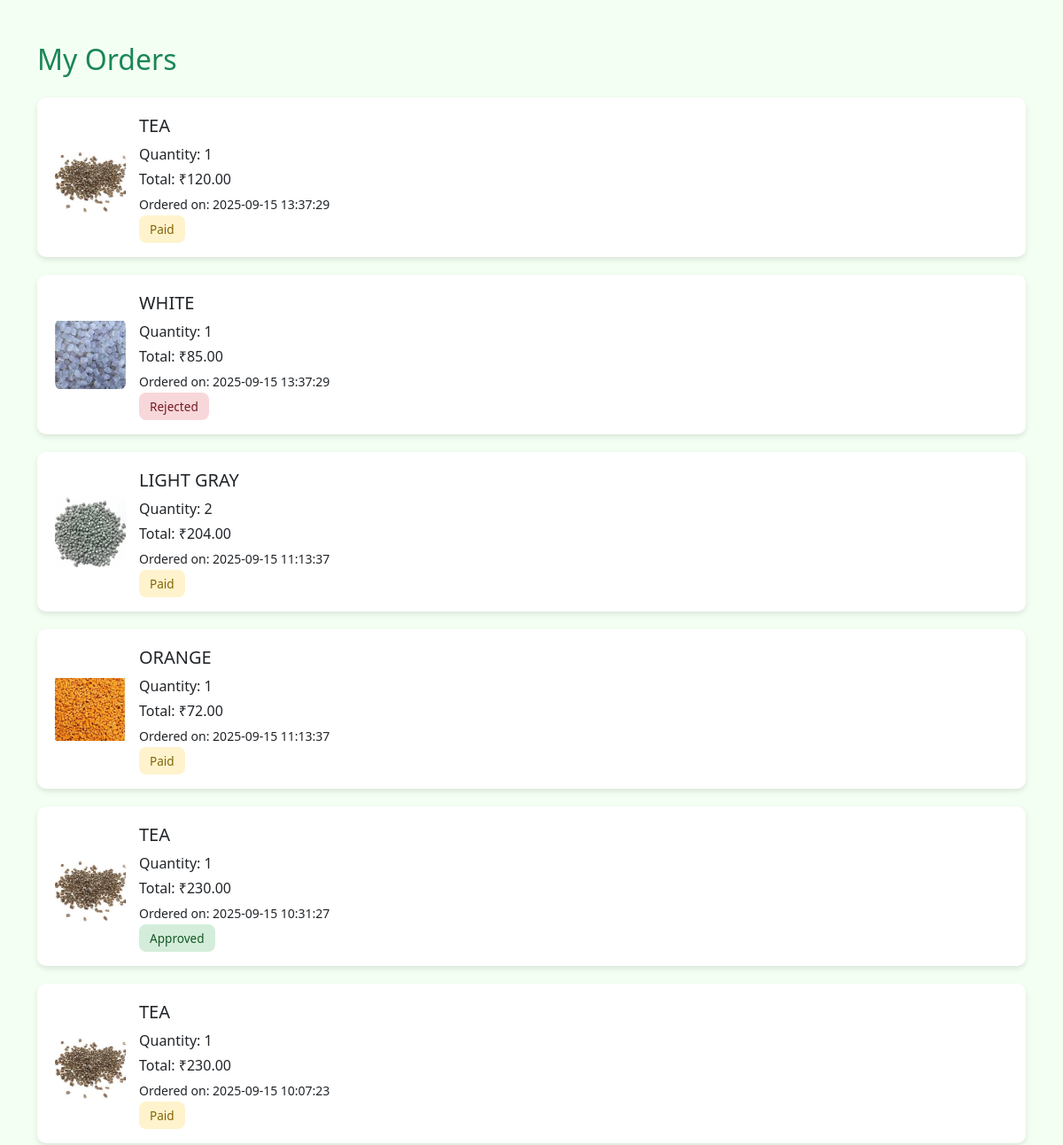
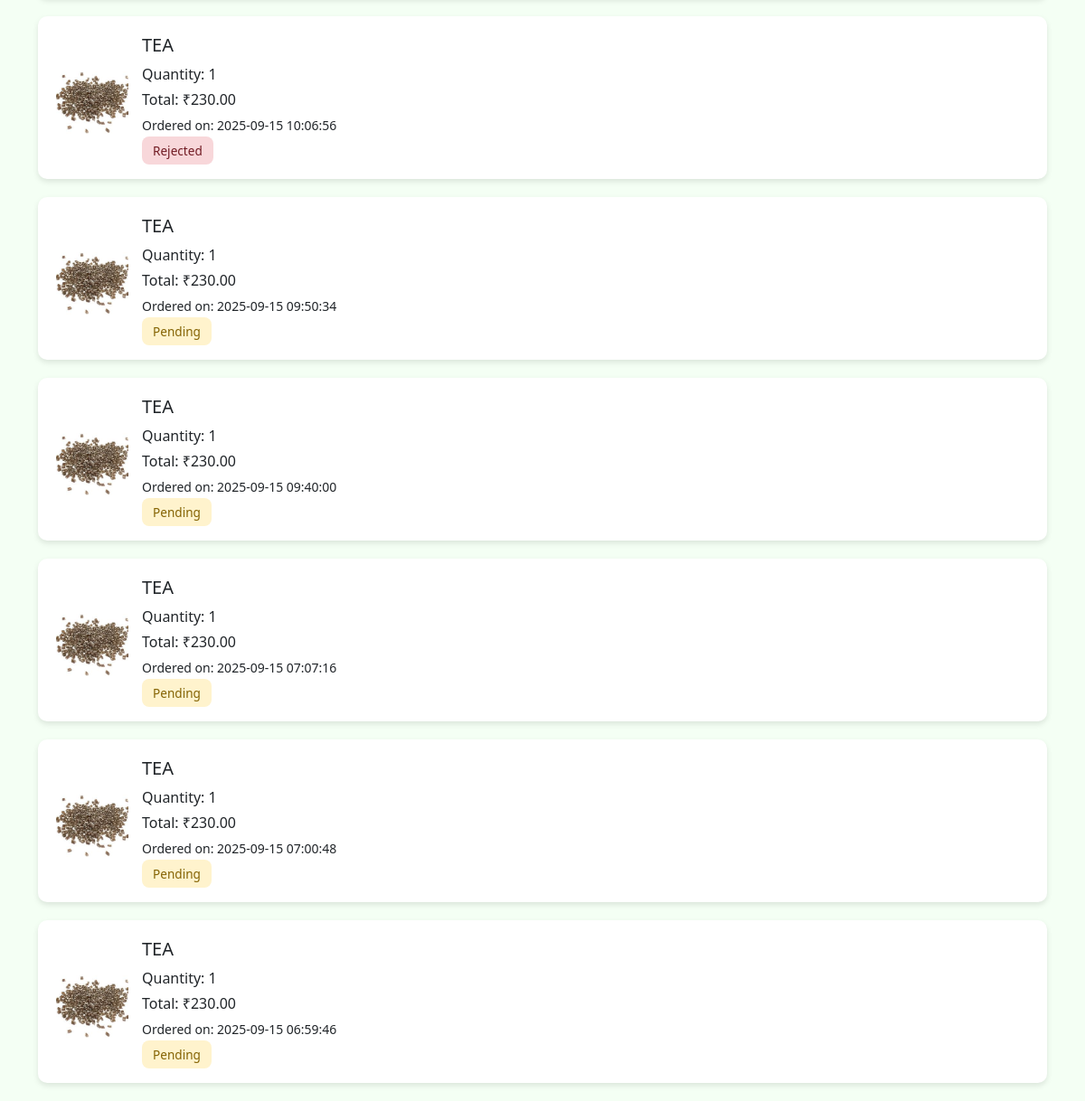
Page /terranew/order.php (signed in) on the committed database (2 pictures, top to bottom).
### tables this page shows
CREATE TABLE `orders_new` (
  `id` int(11) NOT NULL,
  `customer_id` int(11) NOT NULL,
  `product_id` int(11) NOT NULL,
  `quantity` int(11) NOT NULL,
  `total_price` decimal(10,2) NOT NULL,
  `payment_method` varchar(50) DEFAULT NULL,
  `status` varchar(50) DEFAULT 'Pending',
  `created_at` timestamp NOT NULL DEFAULT CURRENT_TIMESTAMP
);

CREATE TABLE `recycled_products` (
  `id` int(11) NOT NULL,
  `name` varchar(150) NOT NULL,
  `grade` enum('Recycled','Virgin') NOT NULL DEFAULT 'Recycled',
  `description` text,
  `category` enum('PET','HDPE') NOT NULL,
  `price` decimal(10,2) NOT NULL,
  `image` varchar(255) DEFAULT NULL,
  `created_at` timestamp NOT NULL DEFAULT CURRENT_TIMESTAMP
);

### terranew/order.php (the view, shortened to what this page needs)
<?php
include "config.php";
$customer_id = $_SESSION['user_id'];
$query = "SELECT o.*, p.name, p.image
          FROM orders_new o
          JOIN recycled_products p ON o.product_id = p.id
          WHERE o.customer_id = $customer_id
          ORDER BY o.created_at DESC";
$result = mysqli_query($con, $query);
?>
<!DOCTYPE html>
<html lang="en">
<head>
  <link href="https://cdn.jsdelivr.net/npm/bootstrap@5.3.3/dist/css/bootstrap.min.css" rel="stylesheet">
</head>
<body>
<div class="container mt-5">
  <h2 class="mb-4 text-success">My Orders</h2>
  <?php if (mysqli_num_rows($result) > 0) { ?>
    <?php while ($row = mysqli_fetch_assoc($result)) {
      $imgPath = $row['image'] ? "images/".$row['image'] : "images/placeholder.png";
      $statusClass = "status-pending";
      if ($row['status'] == "Approved") $statusClass = "status-approved";
      if ($row['status'] == "Rejected") $statusClass = "status-rejected";
    ?>
      <div class="order-card d-flex align-items-center">
        <img src="<?php echo $imgPath; ?>" alt="<?php echo $row['name']; ?>">
        <div>
          <h5><?php echo $row['name']; ?></h5>
          <p class="mb-1">Quantity: <?php echo $row['quantity']; ?></p>
          <p class="mb-1">Total: ₹<?php echo $row['total_price']; ?></p>
          <p class="mb-1"><small>Ordered on: <?php echo $row['created_at']; ?></small></p>
          <span class="status-badge <?php echo $statusClass; ?>"><?php echo $row['status']; ?></span>
        </div>
      </div>
    <?php } ?>
  <?php } else { ?>
    <div class="alert alert-warning">⚠ You haven’t placed any orders yet.</div>
    <a href="products.php" class="btn btn-success">Browse Products</a>
  <?php } ?>
</div>
</body>
</html>

### terranew/order.php (style rules this page uses)
body { background: #f4fff4; }
.order-card { background: #fff; border-radius: 10px; padding: 20px; margin-bottom: 20px; box-shadow: 0 3px 6px rgba(0,0,0,0.1); }
.order-card img { width: 80px; height: 80px; object-fit: contain; border-radius: 8px; margin-right: 15px; }
.status-badge { padding: 6px 12px; border-radius: 8px; font-size: 0.85rem; }
.status-pending { background: #fff3cd; color: #856404; }
.status-approved { background: #d4edda; color: #155724; }
.status-rejected { background: #f8d7da; color: #721c24; }

### rows in the picture
orders_new: recycled_products.image (picture), recycled_products.name "TEA", quantity "1", total_price "120.00", created_at "2025-09-15 13:37:29", status "Paid"
orders_new: recycled_products.image (picture), recycled_products.name "WHITE", quantity "1", total_price "85.00", created_at "2025-09-15 13:37:29", status "Rejected"
orders_new: recycled_products.image (picture), recycled_products.name "LIGHT GRAY", quantity "2", total_price "204.00", created_at "2025-09-15 11:13:37", status "Paid"
orders_new: recycled_products.image (picture), recycled_products.name "ORANGE", quantity "1", total_price "72.00", created_at "2025-09-15 11:13:37", status "Paid"
orders_new: recycled_products.image (picture), recycled_products.name "TEA", quantity "1", total_price "230.00", created_at "2025-09-15 10:31:27", status "Approved"
orders_new: recycled_products.image (picture), recycled_products.name "TEA", quantity "1", total_price "230.00", created_at "2025-09-15 10:07:23", status "Paid"
orders_new: recycled_products.image (picture), recycled_products.name "TEA", quantity "1", total_price "230.00", created_at "2025-09-15 10:06:56", status "Rejected"
orders_new: recycled_products.image (picture), recycled_products.name "TEA", quantity "1", total_price "230.00", created_at "2025-09-15 09:50:34", status "Pending"
orders_new: recycled_products.image (picture), recycled_products.name "TEA", quantity "1", total_price "230.00", created_at "2025-09-15 09:40:00", status "Pending"
orders_new: recycled_products.image (picture), recycled_products.name "TEA", quantity "1", total_price "230.00", created_at "2025-09-15 07:07:16", status "Pending"
orders_new: recycled_products.image (picture), recycled_products.name "TEA", quantity "1", total_price "230.00", created_at "2025-09-15 07:00:48", status "Pending"
orders_new: recycled_products.image (picture), recycled_products.name "TEA", quantity "1", total_price "230.00", created_at "2025-09-15 06:59:46", status "Pending"
